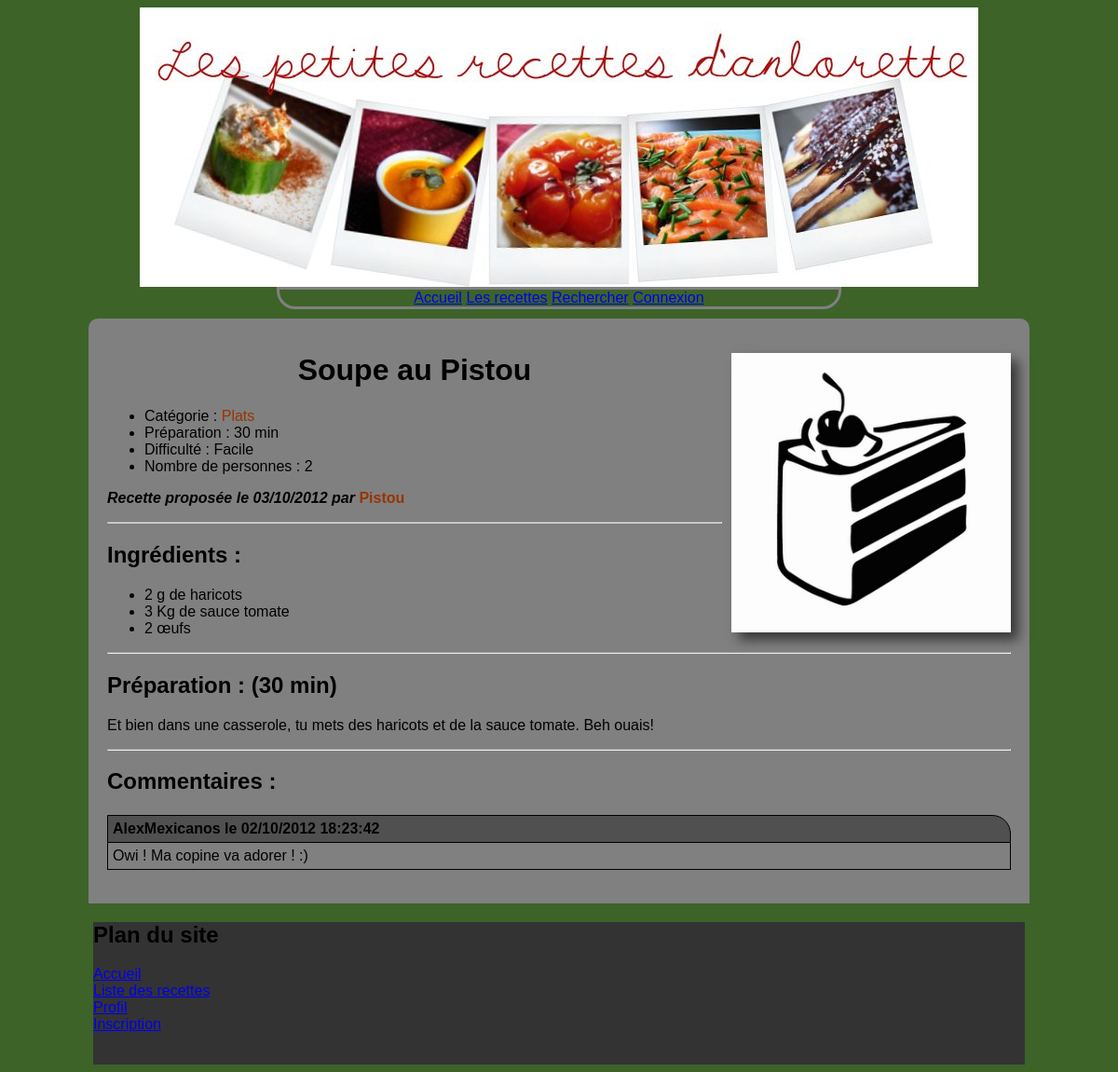
/site/index.php?page=detail&idr=1, run on an earlier commit of the app's database.
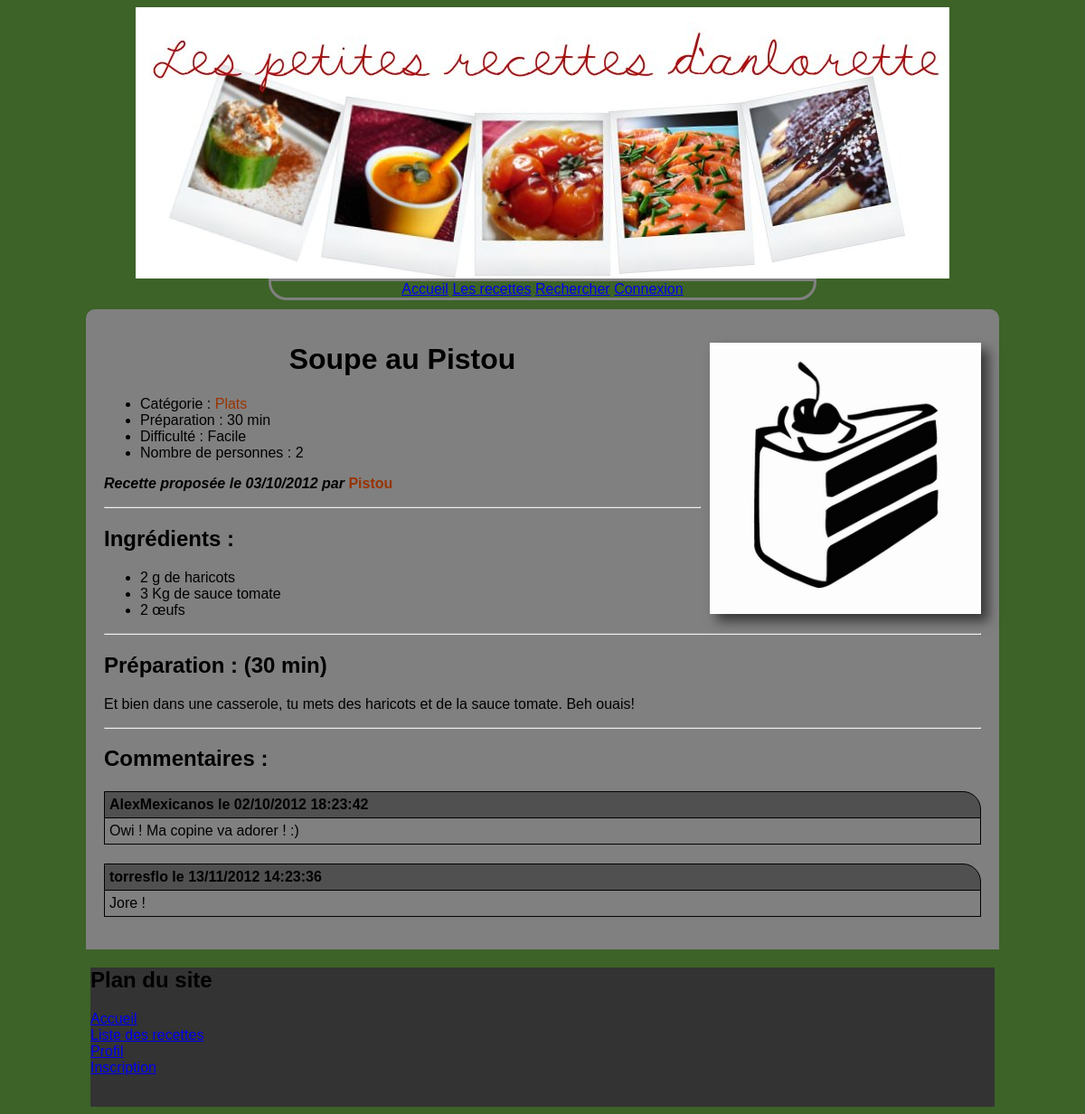
And on a later commit of the database.
### tables this page shows
CREATE TABLE Recette
(
	id_recette		int auto_increment primary key,
	id_utilisateur	int,
	titre			varchar(100) not null,
	recette			text not null,
	etat			integer not null default 0,
	temps_prepar	time default null,
	nb_pers			int default 1,
	difficulte		int default 0,
	image_recette	text default null,
	date_recette	DATE not null,
	
	constraint CST_Etat_Recette
		check (etat = 0 OR etat = 1 OR etat = 2),
	
	constraint CST_Difficulte_Recette
		check (difficulte = 0 OR difficulte = 1 OR difficulte = 2 OR difficulte = 3)
);

CREATE TABLE Categorie
(
	id_categorie	int auto_increment,
	nom_categorie	varchar(10),
	image_categorie	text not null,
	constraint PK_Categorie primary key (id_categorie, nom_categorie)
);

CREATE TABLE Utilisateur
(
	id_utilisateur		int auto_increment,
	login				varchar(25),
	nom_utilisateur		varchar(25) default null,
	prenom				varchar(25) default null,
	mdp					varchar(100) not null,
	email				varchar(25) not null,
	type_utilisateur	integer not null default 0,
	constraint PK_Utilisateur primary key (id_utilisateur, login),
	
	constraint CST_Type_Utilisateur
		check (type_utilisateur = 0 OR type_utilisateur = 1)
);

CREATE TABLE Ingredient
(
	id_ingredient	int auto_increment,
	nom_ingredient	varchar(25),
	constraint PK_Ingredient primary key (id_ingredient, nom_ingredient)
);

CREATE TABLE Compose
(
	id_recette		int,
	id_ingredient	int,
	quantite		float not null,
	constraint PK_Compose primary key (id_recette, id_ingredient)
);

CREATE TABLE Unite
(
	id_unite	int auto_increment,
	nom_unite	varchar(25),
	constraint PK_Unite primary key (id_unite, nom_unite)
);

CREATE TABLE Commentaire
(
	id_com			int auto_increment primary key,
	id_utilisateur	int,
	id_recette		int,
	commentaire		text not null,
	date_com		DATETIME not null
);

### site/index.php (called while the page is built, shortened)
<?php
	include 'includes/lib.inc.php';
	if (isset($_GET['page']) and !empty($_GET['page']))
	{
		if (pageExists($_GET['page'], $_PAGES))
			$contenu_page = $_PAGES[$_GET['page']];
		else
			$contenu_page = ERROR_404;
	}
	else
		$contenu_page = $_PAGES['accueil'];
	$_SQUELETTE['entete']		= loadPageContent('includes/entete.inc.php');
	$_SQUELETTE['navigation']	= loadPageContent('includes/navigation.inc.php');
	$_SQUELETTE['contenu']		= loadPageContent($contenu_page);
	$_SQUELETTE['pied']			= loadPageContent('includes/pied.inc.php');
	render($_SQUELETTE, 'includes/layout.inc.php');
?>

### site/includes/detail_recette.inc.php (the view, shortened to what this page needs)
<?php
function previewCommentaire($id_recette) {
	$requette=<<<EOF
	SELECT r.id_recette, titre, commentaire, date_com, u.id_utilisateur, login
	FROM  recette r INNER JOIN commentaire c ON r.id_recette=c.id_recette
					INNER JOIN utilisateur u ON c.id_utilisateur=u.id_utilisateur
	WHERE id_com=$id_recette;
EOF;
	$result = my_request($requette);
	if ($result !== false) {
		$line = $result[0];
		$idUtil='<a href="./index.php?page=profil&idp='.$line['id_utilisateur'].'">'.$line['login'].'</a>';
		$dateCom= formatDateHeure($line['date_com']);
		$textCom=$line['commentaire'];
		$commentaire=<<<EOF
		<div class="commentaire">
			<h4>$idUtil le $dateCom</h4>
			<p>$textCom</p>
		</div>
EOF;
		return $commentaire;
	}
	else
		return '';
}
if (isset($_GET['idr']) and !empty($_GET['idr']))
{
	$id_recette=$_GET['idr'];
	$request_recette = <<< EOF
	SELECT *
	FROM recette
	WHERE id_recette = $id_recette;
EOF;
	$request_utlisateur = <<< EOF
	SELECT U.id_utilisateur, login, nom_utilisateur, prenom
	FROM recette R INNER JOIN utilisateur U ON R.id_utilisateur=U.id_utilisateur
	WHERE id_recette = $id_recette;
EOF;
	$request_ingredients = <<< EOF
	SELECT nom_ingredient, quantite, nom_unite
	FROM recette R INNER JOIN compose C ON R.id_recette=C.id_recette
	INNER JOIN ingredient I ON C.id_ingredient=I.id_ingredient
	INNER JOIN mesure M ON I.id_ingredient=M.id_ingredient
	INNER JOIN unite U ON M.id_unite=U.id_unite
	WHERE R.id_recette = $id_recette;
EOF;
	$request_categorie = <<< EOF
	SELECT C.id_categorie, nom_categorie
	FROM recette R INNER JOIN appartient A ON R.id_recette=A.id_recette
	INNER JOIN categorie C ON A.id_categorie=C.id_categorie
	WHERE R.id_recette = $id_recette;
EOF;
	$request_commentaires = <<< EOF
	SELECT id_com
	FROM commentaire C INNER JOIN recette R ON C.id_recette=R.id_recette
	WHERE R.id_recette = $id_recette;
EOF;
	$result_recette		= my_request($request_recette);
	$result_utlisateur	= my_request($request_utlisateur);
	$result_ingredients	= my_request($request_ingredients);
	$result_categorie	= my_request($request_categorie);
	$result_commentaires= my_request($request_commentaires);
	if ($result_recette		!== false
	and $result_utlisateur	!== false
	and $result_ingredients	!== false
	and $result_categorie	!== false
	and $result_commentaires!== false) {
		$categories_recette = 'Catégorie';
		$categories_recette .= ' : ';
		foreach ($result_categorie as $value) {
			$categories_recette .= '<a href="./index.php?page=recettes&idc='.$value['id_categorie'].'">'.$value['nom_categorie'].'</a> ';
		}
		$titre_recette		= $result_recette[0]['titre'];
		$nom_utilisateur	= $result_utlisateur[0]['login'];
		$id_utilisateur		= $result_utlisateur[0]['id_utilisateur'];
		$nbr_pers			= $result_recette[0]['nb_pers'];
		$temps_preparation	= formatTime($result_recette[0]['temps_prepar']);
		$difficulte_recette	= getDifficulte($result_recette[0]['difficulte']);
		$texte_recette		= nl2br($result_recette[0]['recette']);
		$date_recette		= formatDate($result_recette[0]['date_recette']);
		if (is_null($result_recette[0]['image_recette'])) {
			$image_recette = 'images/default/recette.png';
		}
		else
			$image_recette = 'images/'.$result_utlisateur[0]['login'].'/'.$result_recette[0]['titre'].'/'.$result_recette[0]['image_recette'];
		echo <<< EOF
		<div id="detail_recette">
		<div id="presentation">
			<img class="img_recette" src="$image_recette" alt="Illustration recette" height="300" width="300" />
			<h1>$titre_recette</h1>
			<ul>
				<li>$categories_recette</li>
				<li>Préparation : $temps_preparation</li>
				<li>Difficulté : $difficulte_recette</li>
				<li>Nombre de personnes : $nbr_pers</li>
			</ul>
			<p class="auteur_recette">Recette proposée le $date_recette par <a href="./index.php?page=profil&idp=$id_utilisateur">$nom_utilisateur</a></p>
			<hr />
		</div>
		<div id="ingredients">
			<h2>Ingrédients :</h2>
			<ul>
EOF;
		foreach ($result_ingredients as $line)
			echo '<li>'.formatIngredient($line['quantite'], $line['nom_unite'], $line['nom_ingredient']).'</li>';
		echo <<< EOF
			</ul>
		<hr />
		</div>
		<div id="preparation">
			<h2>Préparation : ($temps_preparation)</h2>
			<p>$texte_recette</p>
			<hr />
		</div>
EOF;
		if (!empty($result_commentaires)) {
			echo <<< EOF
			<h2>Commentaires :</h2>
			<div id="liste_commentaires">
EOF;
			foreach ($result_commentaires as $line)
				echo previewCommentaire($line['id_com']);
			echo '</div>';
		}
		echo '</div>';
	}
	else
		echo '<h1>Recette inexistante !</h1>';
}
else
	echo '<h1>Recette inexistante !</h1>';
?>

### site/includes/entete.inc.php
<a href="index.php" ><img src="images/banniere.jpg" alt="Bannière" /></a>

### site/includes/navigation.inc.php
<a href="./index.php?page=accueil">Accueil</a>
<a href="./index.php?page=recettes">Les recettes</a>
<a href="./index.php?page=recherche">Rechercher</a>
<?php
if (isset($_SESSION['id_user'])) {
	echo '<a href="./index.php?page=profil">Votre profil</a>'."\n";
	echo '<a href="./index.php?page=deconnexion">Déconnexion</a>';
}
else
	echo '<a href="./index.php?page=connexion">Connexion</a>';
?>

### site/includes/pied.inc.php
<h2>Plan du site</h2>
<p><a href="./index.php?page=accueil">Accueil</a><br />
<a href="./index.php?page=recettes">Liste des recettes</a><br />
<a href="./index.php?page=profil">Profil</a><br />
<a href="./index.php?page=inscription">Inscription</a></p><br />

### site/includes/lib.inc.php (shortened to what this page needs)
<?php
	function loadPageContent($file) {
		if (is_file($file)) {
			include $file;
			$file_content = ob_get_contents();
			return $file_content;
		}
		else
			return "Le fichier '$file' n'a pas été trouvé.";
	}
	function render($_S, $layout) {
		if (is_file($layout))
			include $layout;
		else
			die("Le fichier layout '$layout' n'a pas été trouvé.");
	}
	function getPDO_BDD() {
		global $PDO_BDD;
		return $PDO_BDD;
	}
	function my_request($request) {
		$PDO_BDD = getPDO_BDD();
		try { $result=$PDO_BDD->query($request); }
		catch (Exception $err)
		{ die ('Erreur : '.$err->getMessage()); }
		if ($result->rowCount() > 0) {
			return $result->fetchAll(PDO::FETCH_ASSOC);
		}
		else
			return false;
	}
	function formatTime($unformated_time) {
		$time = explode(":", $unformated_time);
		if ($time[1] > 0) {
			if (isset($result)) $result .= ' '; else $result = '';
			$result .= intval($time[1]).' min';
		}
		return $result;
	}
	function formatDate($unformated_date) {
		$date = explode("-", $unformated_date);
		return $date[2].'/'.$date[1].'/'.$date[0];
	}
	function formatDateHeure($unformated_dateheure){
		$dateheure= explode(" ",$unformated_dateheure);
		return formatDate($dateheure[0]).' '.$dateheure[1];
	}
	function formatIngredient($quantite, $unite, $ingredient) {
		$result = $quantite.' ';
		if ($unite != 'Sans unité')
			$result .= $unite.' de ';
		$result .= $ingredient;
		return $result;
	}
	function getDifficulte($difficulte) {
		switch ($difficulte) {
			case 1:
				return 'Facile';
				break;
		}
	}
?>

### site/includes/layout.inc.php (shortened to what this page needs)
<!DOCTYPE html>
<html>
<head>
	<link rel="stylesheet" href="css/style.css" />
</head>
<body>
	<div id="entete">
		<?php echo $_S['entete']; ?>
	</div>
	<div id="navigation">
		<?php echo $_S['navigation']; ?>
	</div>
	<div id="contenu">
		<?php echo $_S['contenu']; ?>
	</div>
	<div id="pied">
		<?php echo $_S['pied']; ?>
	</div>
</body>
</html>

### site/css/style.css (style rules this page uses)
body { background-color: #3D6328; font-family: Arial, sans-serif; }
hr { color: black; }
#entete { width: 900px; height: 300px; text-align: center; margin-left: auto; margin-right: auto; background-color: #90EA60; --IMAGE A METTRE --border-style: solid; --border-color: gray; }
#navigation { border-style: solid; border-color: gray; margin-left: auto; margin-right: auto; text-align: center; width: 600px; border-radius: 0 0 20px 20px; }
#contenu { margin-left: auto; margin-right: auto; margin-top: 10px; padding: 5px; max-width: 1000px; min-width: 750px; text-align: left; background-color: gray; border-radius: 10px 10px 0 0; }
#contenu a { color: #993300; text-decoration: none; }
#detail_recette { margin: 10px; padding: 5px; padding-top: 1px; }
#detail_recette #presentation h1 { text-align: center; }
#detail_recette .auteur_recette { font-style: italic; font-weight: bold; }
#detail_recette .auteur_recette a { font-style: normal; }
#detail_recette #presentation .img_recette { float: right; weight: 300px; height: 300px; margin-left: 10px; box-shadow: 8px 8px 12px #383838; }
#liste_commentaires .commentaire h4 { border: solid 1px black; border-radius: 0 20px 0 0; padding: 5px; background-color: #505050; margin-bottom: 0px; }
#liste_commentaires .commentaire p { padding: 5px; border: solid 1px black; border-top: 0px; margin-top: 0px; }
#liste_commentaires .commentaire a { color: black; }
#pied { bottom: auto; margin-left: auto; margin-right: auto; background-color: #333333; max-width: 1000px; min-width: 750px; bottom: 0; }

What changed in the data, as far as the page shows it:
added commentaire: utilisateur.login "torresflo", date_com "13/11/2012 14:23:36", commentaire "Jore !"
